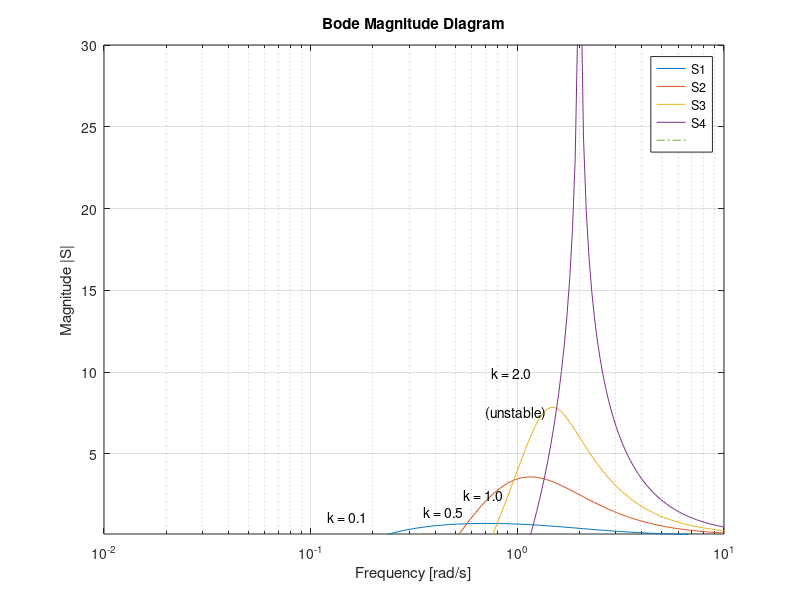

Reproduce this figure in MATLAB.
% Figure 5.4: Effect of increased controller gain on |S| for system with
% RHP-zero at z = 2, L(s)= k/s * 2-s/2+s
%
% Copyright 1996-2003 Sigurd Skogestad & Ian Postlethwaite
% $Id: Fig5_4.m,v 1.4 2004/02/03 14:12:00 vidaral Exp $
% This example illustrates the trade-off between bandwith requirements
% and the peak of the sensitivity function S. The bandwith is 
% increased by increasing the controller gain, k, for a plant with a RHP 
% zero at z=2. It is demonstrated that this results in an increase in the 
% peak of s (infinity norm)

clear all; close all;
% set(cstprefs.tbxprefs,'MagnitudeUnits','log','MagnitudeScale','log');
% constants
k1=0.1;
k2=0.5;
k3=1;
k4=2;
w=logspace(-3,1,301);

% plant g(s) = (2-s)/(2+s)
g=tf([-1 2],[1 2]);

% minimal realization of loop transfer function with controller k(s) = k/s
L1=minreal(g*tf(k1,[1 1e-10]));
L2=minreal(g*tf(k2,[1 1e-10]));
L3=minreal(g*tf(k3,[1 1e-10]));
L4=minreal(g*tf(k4,[1 1e-10]));
% frequency response of sensitivity function: S=1/(1+L)
S1=1/(1+L1); S2=1/(1+L2); S3=1/(1+L3); S4=1/(1+L4);
bodemag(S1,'-',S2,'-',S3,'-',S4,'-',tf(1),'-.',w);
 
xlabel('Frequency [rad/s]')
ylabel('Magnitude |S|')
axis([0.0100 10.0000 0.1000 30.0000]);
text(0.12,1.2,'k = 0.1')
text(0.35,1.5,'k = 0.5')
text(0.55,2.5,'k = 1.0')
text(0.75,10,'k = 2.0')
text(0.7,7.5,'(unstable)')
